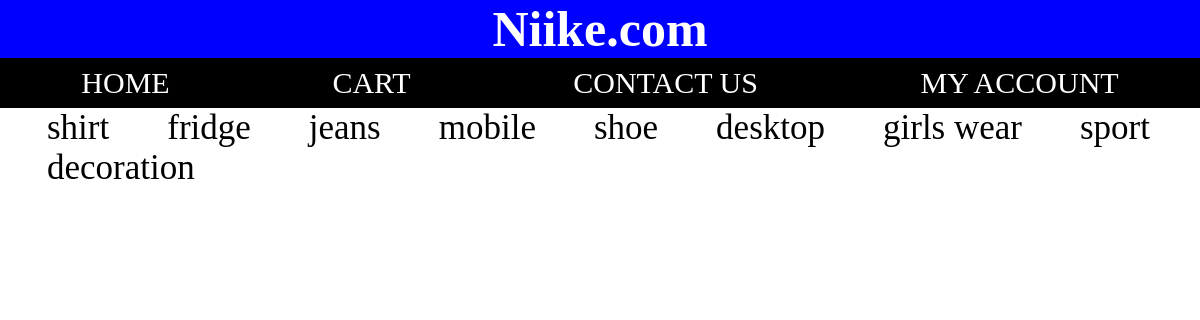
The app's page /tshirt.php with its own data.
### tables this page shows
CREATE TABLE `categories` (
  `sr_no` int(11) NOT NULL,
  `name` varchar(1000) NOT NULL,
  `status` int(11) NOT NULL
);

### top.php (the view, shortened to what this page needs)
<?php
require 'connect.php';
?>
<!DOCTYPE html>
<html lang="en">
<head>
    <link rel="stylesheet" href="hpstyle.css">
</head>
<body>
    <header>
        <h2>Niike.com</h2>
    </header>
       <nav>
           <ul>
               <li><a href="index.php">HOME</a></li>
               <li><a href="checkout.php">CART</a></li>
               <li><a href="contactus.php">CONTACT US</a></li>
               <li><a href="usersregister.php">MY ACCOUNT</a></li>
           </ul>
       </nav>
          <?php
          $sql="select * from categories where status='1'";
          $res=mysqli_query($con,$sql);
          $row=mysqli_num_rows($res);
           if($row>0){
          while($data=mysqli_fetch_array($res)){
           ?>
                     <a class="a1" href="tshirt.php?id=<?php echo $data['name'];?>"><?php echo $data['name'];?></a>
           <?php
          }
        }
       ?>

### hpstyle.css (style rules this page uses)
* { margin: 0px; padding: 0px; box-sizing: border-box; }
ul { display: flex; justify-content: space-around; align-items: center; background: black; height: 50px; }
li { list-style: none; font-size: 30px; }
li a { color: white; text-decoration: none; }
a { text-decoration: none; }
h2 { text-align: center; font-size: 50px; background: blue; color: white; box-sizing: border-box; }

### top.php (style rules this page uses)
.a1 { font-size:35px; margin-left:40px; padding: 7px; color:black; }

### tshirt.php (style rules this page uses)
a { color:white; text-decoration:none; }

### records on screen
categories: name "shirt"
categories: name "fridge"
categories: name "jeans"
categories: name "mobile"
categories: name "shoe"
categories: name "desktop"
categories: name "girls wear"
categories: name "sport"
categories: name "decoration"
